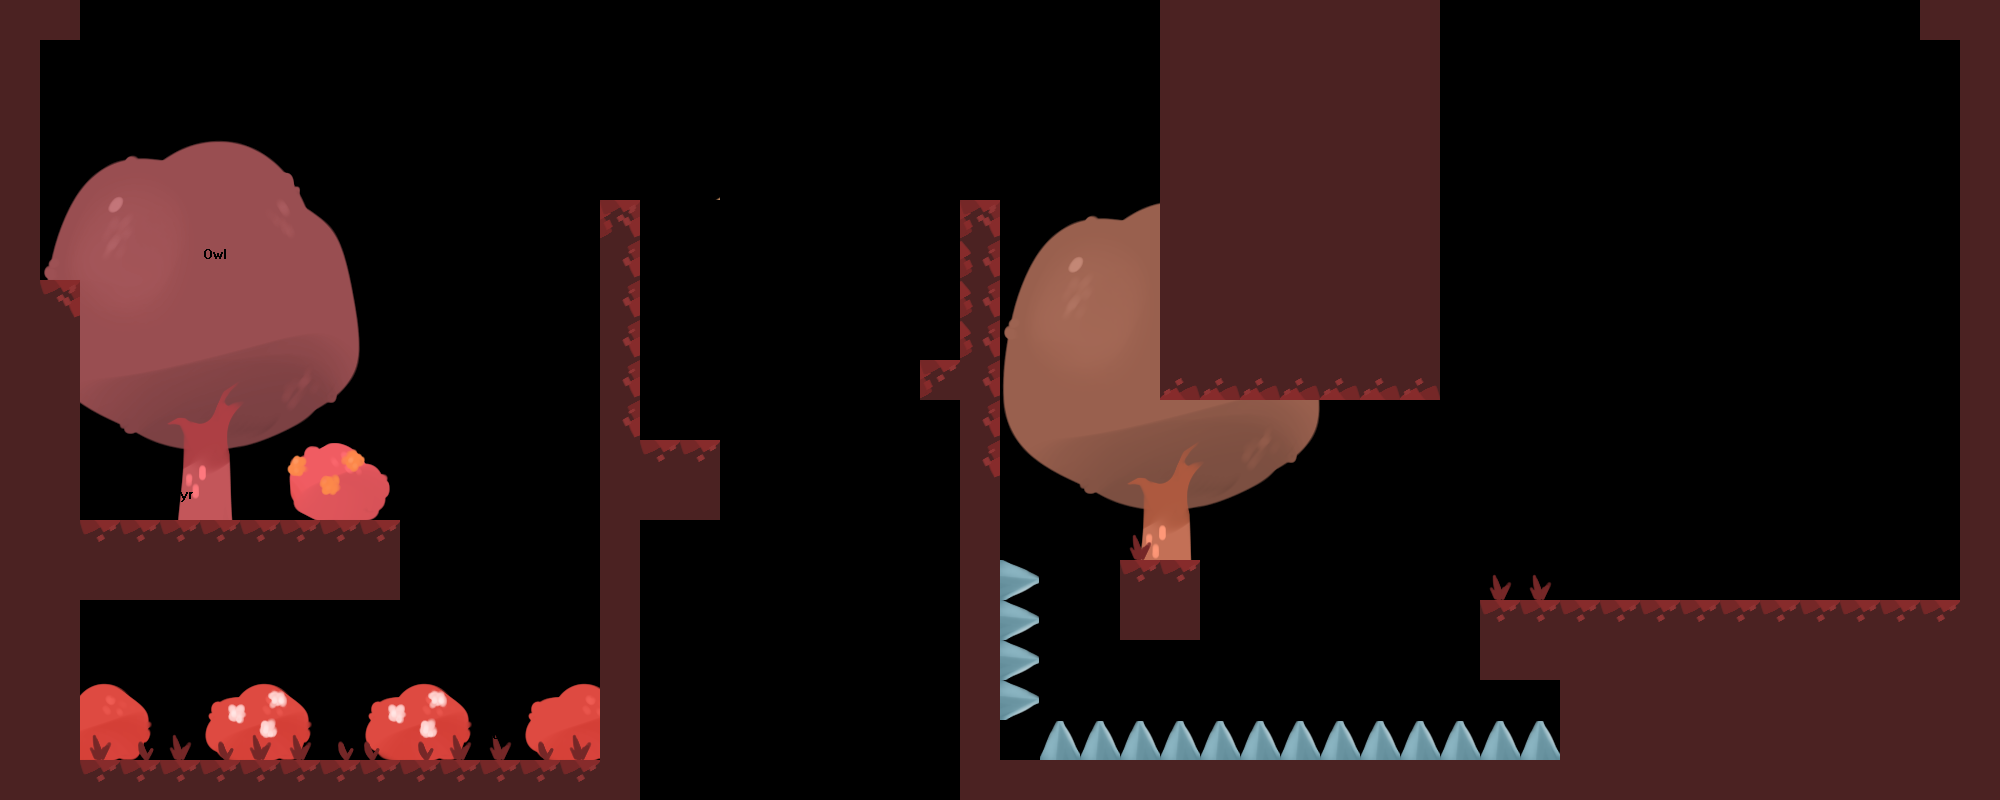

Rendered tile map (Tiled .tmx) drawn with the repository's tilesets; below, a short description and the map source with its tile grids summarised:
An orthogonal 50x20 tile map with 40x40 px tiles, 5 tile layers (Bg1, Bg2, Bg3, Solid Tiles, ...).

<map version="1.0" orientation="orthogonal" width="50" height="20" tilewidth="40" tileheight="40">
 <tileset firstgid="1" name="Tileset" tilewidth="40" tileheight="40">
  <image source="../images/tileset.png" width="1800" height="480" />
 </tileset>
 <layer name="Bg1" width="50" height="20">
  <data>[1000 cells, 134 non-empty, 134 distinct tile ids]</data>
 </layer>
 <layer name="Bg2" width="50" height="20">
  <data>[1000 cells, 30 non-empty, 18 distinct tile ids]</data>
 </layer>
 <layer name="Bg3" width="50" height="20">
  <data>[1000 cells, 20 non-empty, 3 distinct tile ids]</data>
 </layer>
 <layer name="Solid Tiles" width="50" height="20">
  <data>[1000 cells, 261 non-empty, 8 distinct tile ids]</data>
 </layer>
 <layer name="PCs" width="50" height="20">
  <data>[1000 cells, 22 non-empty, 6 distinct tile ids]</data>
 </layer>
</map>
